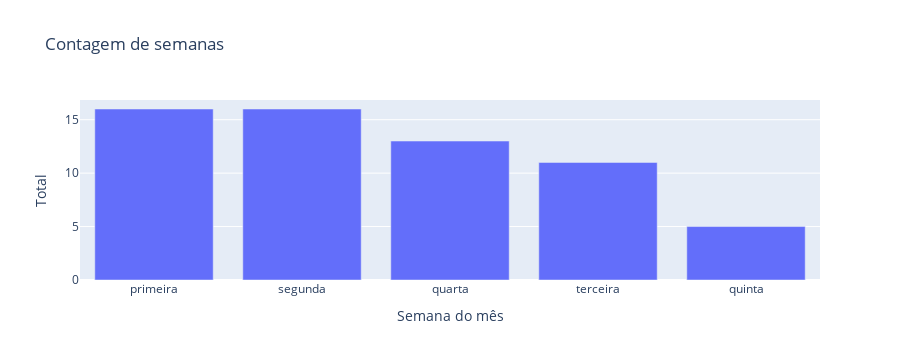

Source (notebook cell):
### Markdown cell above
### **Semanas**

### Code cell
fig = px.bar(
    x=df['semana_do_mes'].value_counts().index,
    y=df['semana_do_mes'].value_counts().values,
    labels={'x': 'Semana do mês', 'y': 'Total'},
    title='Contagem de semanas'
); fig.show()

### Figure 1 — Plotly figure (JSON) as saved in the notebook; plotly's stock layout.template omitted (floating-point values rounded to 4 significant figures)
{"data": [{"alignmentgroup": "True", "hovertemplate": "Semana do mês=%{x}<br>Total=%{y}<extra></extra>", "legendgroup": "", "marker": {"color": "#636efa", "pattern": {"shape": ""}}, "name": "", "offsetgroup": "", "orientation": "v", "showlegend": false, "textposition": "auto", "type": "bar", "x": ["primeira", "segunda", "quarta", "terceira", "quinta"], "xaxis": "x", "y": [16, 16, 13, 11, 5], "yaxis": "y"}], "layout": {"barmode": "relative", "height": 360, "legend": {"tracegroupgap": 0}, "title": {"text": "Contagem de semanas"}, "xaxis": {"anchor": "y", "autorange": true, "domain": [0, 1], "range": [-0.5, 4.5], "title": {"text": "Semana do mês"}, "type": "category"}, "yaxis": {"anchor": "x", "autorange": true, "domain": [0, 1], "range": [0, 16.84], "title": {"text": "Total"}, "type": "linear"}}}
